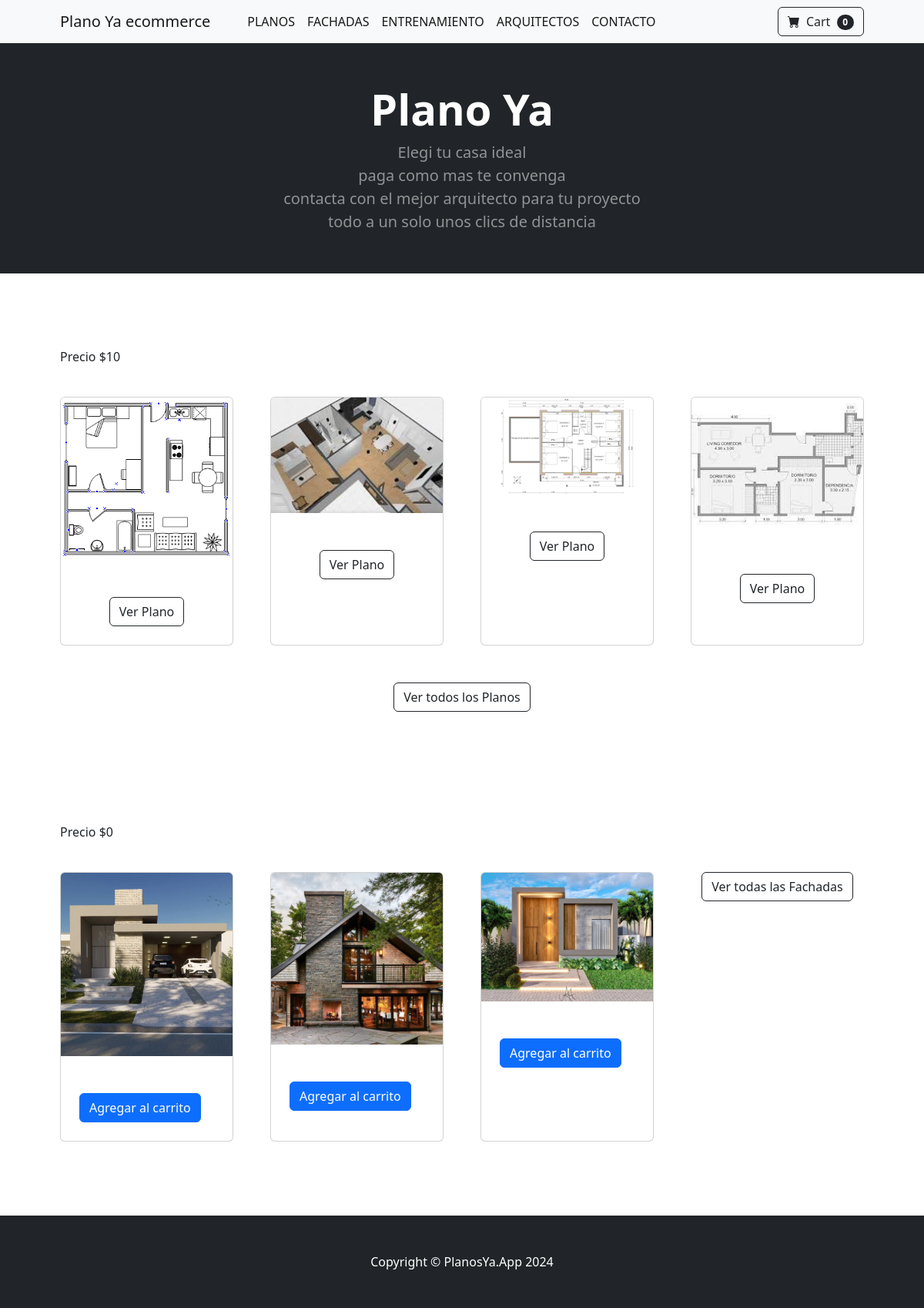
The page / on the database its author committed.
### store/models.py (models this page shows, shortened)
class Product(models.Model):
    name = models.CharField(max_length=50)
    price = models.IntegerField(default=10)
    dimension = models.IntegerField(default=1)
    cantRoom = models.IntegerField(default=1)
    cantFloor = models.IntegerField(default=1)
    description = models.CharField(max_length=250, default='', blank=True, null=True)
    image = models.ImageField(upload_to='uploads/product/')
    category = models.ForeignKey(Category, on_delete=models.CASCADE, default=1)
    width = models.IntegerField(default=1)

class Face(models.Model):
    name = models.CharField(max_length=100, default='a', blank=True)
    image = models.ImageField(upload_to='uploads/product/', blank=True, null=True)
    category = models.ForeignKey(Category, on_delete=models.CASCADE, default=1)
    price = models.IntegerField(default=0)

### store/views.py (the view)
# urls.py: path('', views.home, name='home'),
def home(request):
    products = Product.objects.all()[:4]
    faces = Face.objects.all()[:3]
    return render(request, 'home.html', {'products':products, 'faces':faces,})

### cart/cart.py (called while the page is built)
    def __len__(self):
        return len(self.cart)

### cart/context_processors.py (called while the page is built)
def cart(request):
    return {'cart': Cart(request)}

### store/templates/home.html
{% extends 'base.html' %}
{% block content %}
        <header class="bg-dark py-5">
            <div class="container px-4 px-lg-5 my-1">
                <div class="text-center text-white">
                    <h1 class="display-4 fw-bolder">Plano Ya</h1>
                    <p class="lead fw-normal text-white-50 mb-0">Elegi tu casa ideal <br> paga como mas te convenga <br> contacta con el mejor arquitecto para tu proyecto <br> todo a un solo unos clics de distancia</p>
                </div>
            </div>
        </header>
        <section class="py-5">
            <div class="container px-4 px-lg-5 mt-5">
                <p> Precio $10 </p>
                    <br>
                <div class="row gx-4 gx-lg-5 row-cols-2 row-cols-md-3 row-cols-xl-4 justify-content-center">
                    {% for product in products %}
                        <div class="col mb-5">
                            <div class="card h-100">
                                <img class="card-img-top" src="{{ product.image.url }}" alt="..." />
                                <br>
                                <div class="card-footer p-4 pt-0 border-top-0 bg-transparent">
                                    <br>
                                    <div class="text-center"><a class="btn btn-outline-dark mt-auto" href="{% url 'product' product.id %}">Ver Plano</a></div>
                                </div>
                            </div>
                        </div>
                    {% endfor %}
                    <br>
                    <div class="text-center"><a class="btn btn-outline-dark mt-auto" href="{% url 'products' %}">Ver todos los Planos</a></div>
                </div>
            </div>
        </section>
        <section class="py-5">
            <div class="container px-4 px-lg-5 mt-5">
                <p> Precio $0 </p>
                    <br>
                <div class="row gx-4 gx-lg-5 row-cols-2 row-cols-md-3 row-cols-xl-4 justify-content-center">
                    {% for face in faces %}
                        <div class="col mb-5">
                            <div class="card h-100">
                                <img class="card-img-top" src="{{ face.image.url }}" alt="..." />
                                <br>
                                <div class="card-footer p-4 pt-0 border-top-0 bg-transparent">
                                    <br>
                                    <button value="{{ face.id }}" class="btn btn-primary" id="addCart"> Agregar al carrito </button>
                                </div>
                            </div>
                        </div>
                    {% endfor %}
                    <br>
                    <div class="text-center"><a class="btn btn-outline-dark mt-auto" href="{% url 'fachadas' %}">Ver todas las Fachadas</a></div>
                </div>
            </div>
        </section>
{% endblock %}

### rows shown on the page
Product: image (picture)
Product: image (picture)
Product: image (picture)
Product: image (picture)
Face: image (picture), {{ face.id }} 1 (drawn)
Face: image (picture), {{ face.id }} 2 (drawn)
Face: image (picture), {{ face.id }} 3 (drawn)

### other values the page prints
{{ cart|length }} "0"
